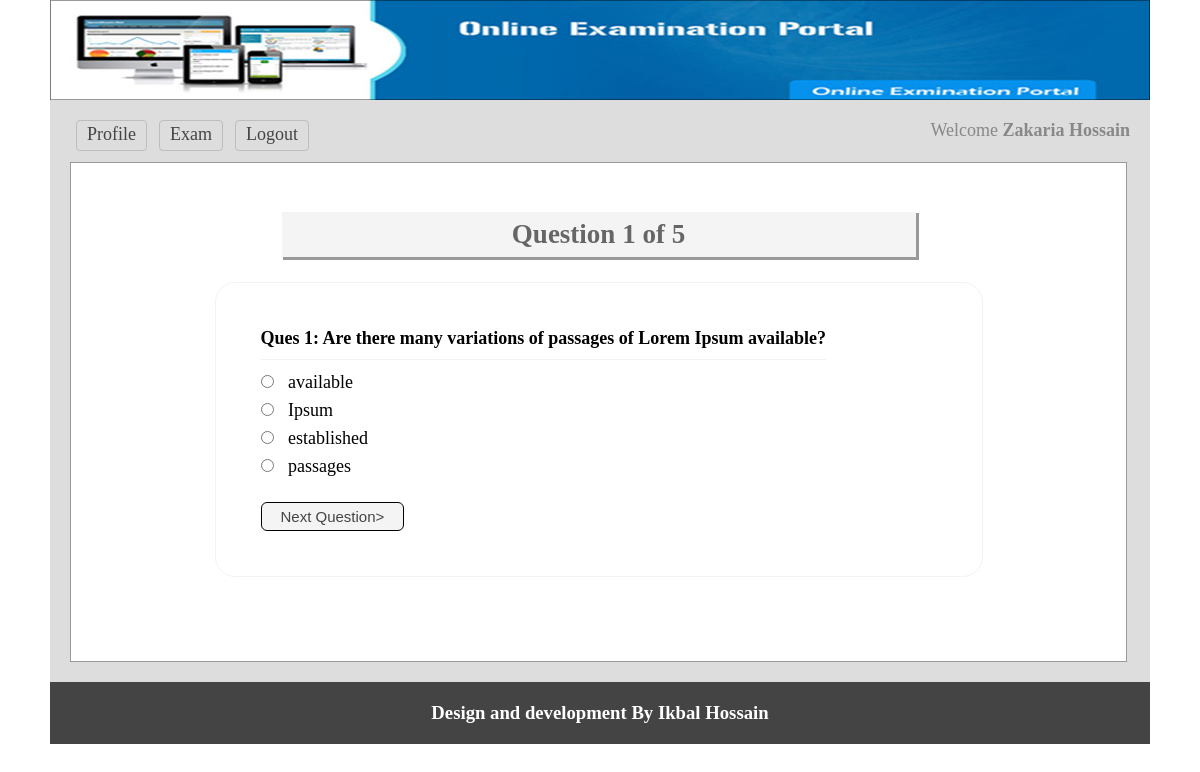
Page /test.php?q=1 (signed in) on the committed database.
### tables this page shows
CREATE TABLE `tbl_ques` (
  `id` int(11) NOT NULL,
  `quesNo` int(11) NOT NULL,
  `ques` text NOT NULL
);

CREATE TABLE `tbl_ans` (
  `id` int(11) NOT NULL,
  `quesNo` int(11) NOT NULL,
  `rightAns` int(11) NOT NULL DEFAULT '0',
  `ans` text NOT NULL
);

### classes/Exam.php (called while the page is built, shortened)
<?php
$filepath = realpath(dirname(__FILE__));
include_once ($filepath.'/../lib/Database.php');
class Exam{
    private $db;
    public function __construct(){
        $this->db = new Database();
    }
    public function getTotalRows(){
        $query     = "SELECT * FROM tbl_ques";
        $getResult = $this->db->select($query);
        $total     = $getResult->num_rows;
        return $total;
    }
    public function getQuesByNumber($number){
        $query     = "SELECT * FROM tbl_ques WHERE quesNo = '$number'";
        $getDataRow   = $this->db->select($query);
        $result    = $getDataRow->fetch_assoc();
        return $result;
    }
    public function getAnswer($number){
        $query       = "SELECT * FROM tbl_ans WHERE quesNo = '$number'";
        $getData = $this->db->select($query);
        return $getData;
    }
}
?>

### lib/Database.php (called while the page is built, shortened)
<?php
Class Database{
	public $host   = DB_HOST;
	public $user   = DB_USER;
	public $pass   = DB_PASS;
	public $dbname = DB_NAME;
	public $link;
	private function connectDB(){
	$this->link = new mysqli($this->host, $this->user, $this->pass, $this->dbname);
 }
	public function select($query){
		$result = $this->link->query($query) or die($this->link->error.__LINE__);
		if($result->num_rows > 0){
			return $result;
		} else {
			return false;
		}
	}
}

### test.php (the view, shortened to what this page needs)
<?php include 'inc/header.php'; ?>
<?php
if(isset($_GET['q'])){
  $number = (int)$_GET['q'];
}else{
    header("Location:exam.php");
}
$total    = $exm->getTotalRows();
$question = $exm->getQuesByNumber($number);
?>
<div class="main">
<h1>Question <?php echo $question['quesNo']; ?> of <?php echo $total;?> </h1>
	<div class="test">
		<form method="post" action="">
		<table>
			<tr>
				<td colspan="2">
				 <h3 style="font-size: 18px">Ques <?php echo $question['quesNo']; ?>: <?php echo $question['ques'];?> </h3>
				</td>
			</tr>
            <?php
                $answer = $exm->getAnswer($number);
            if($answer){
                while($result = $answer->fetch_assoc()){
            ?>
			<tr>
				<td>
				 <input type="radio" name="ans" value="<?php echo $result['id']; ?>"/>
                    <?php echo $result['ans']; ?>
				</td>
			</tr>
			<?php } } ?>
			<tr style="padding-left: 12px;" class="button_next">
			  <td >
				<input type="submit" name="submit" value="Next Question>"/>
			</td>
			</tr>
		</table>
     </form>
</div>
 </div>
<?php include 'inc/footer.php'; ?>

### css/main.css (style rules this page uses)
* { margin:0;padding:0;outline:none }
body { font-family:verdana }
input[type="submit"] { cursor: pointer; font-size: 15px; padding: 1px 10px; }
.main { background: #fff none repeat scroll 0 0; border: 1px solid #999; margin-top: 7px; min-height: 468px; padding: 15px; width: 1025px; }
.main h1 { background: #f4f4f4 none repeat scroll 0 0; box-shadow: 2px 2px 0 1px #999; color: #666; margin: 34px auto 25px; padding: 7px; text-align: center; width: 620px; }
.test { border: 1px solid #f3f3f3; border-radius: 20px; margin: 0 auto; max-width: 680px; padding: 43px; }
.test input[type="radio"] { margin-bottom: 10px; margin-right: 10px; cursor:pointer; }
.test h3 { border-bottom: 1px solid #f3f3f3; font-size: 16px; margin-bottom: 10px; padding-bottom: 10px; }
.button_next input { background: #f4f4f4 none repeat scroll 0 0; border: 1px solid black; border-radius: 6px; color: #444444; margin-top: 18px; padding: 5px 19px; text-align: center; text-decoration: none; }

### rows in the picture
tbl_ques: quesNo "1", ques "Are there many variations of passages of Lorem Ipsum available?"
tbl_ans: ans "available"
tbl_ans: ans "Ipsum"
tbl_ans: ans "established"
tbl_ans: ans "passages"

### other values in the picture
Session::get("name") "Zakaria Hossain"
$total "5"
